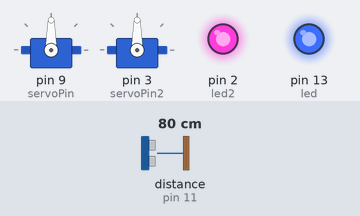
Recording of a sketch running on a simulated Arduino Uno, built with avr-gcc and run on an emulated ATmega328P. On the bench: 2 × servo, output pins drawn as LEDs (lit = HIGH). Wiring (from diagram.json): ultrasonic range finder: trigger pin 12; echo pin 11. The test bench sets the inputs (shaded band); at power-on: distance to the obstacle (sensor on pin 11) 80 cm. The echo pulse lasts 58.3 µs per cm; pins used as bus, display or sensor lines are not drawn.

Above: at 1.2 s.
1.3 s: distance to the obstacle (sensor on pin 11) set to 47 cm
2.8 s: distance to the obstacle (sensor on pin 11) set to 38 cm
At 3.6 s:
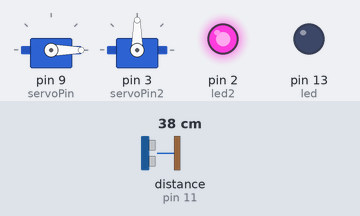
4.3 s: distance to the obstacle (sensor on pin 11) set to 7 cm
5.8 s: distance to the obstacle (sensor on pin 11) set to 4 cm
At 6.9 s:
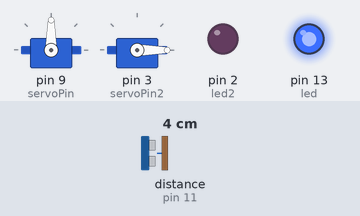
7.3 s: distance to the obstacle (sensor on pin 11) set to 9 cm
At 8.1 s:
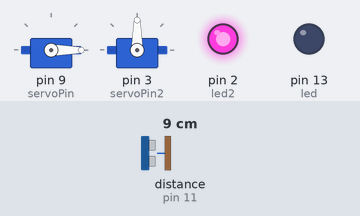
8.8 s: distance to the obstacle (sensor on pin 11) set to 2 cm
At 9.2 s:
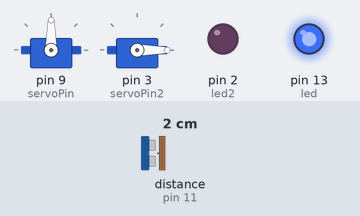
Timing chart, 0 to 11.3 s (numbered marks = the images above; inputs shaded):
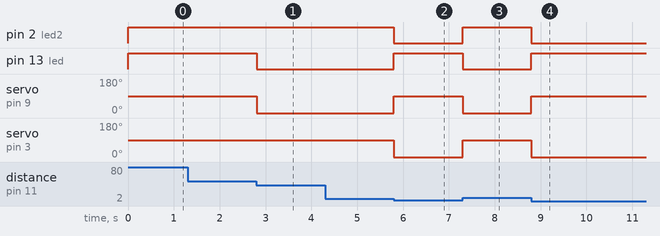

Measured:
- the behaviour switches between 42 and 41 cm on distance to the obstacle (sensor on pin 11) (found by bisection; images 0 and 1)
- the behaviour switches between 6 and 5 cm on distance to the obstacle (sensor on pin 11) (found by bisection; images 1 and 2)
- after the input at 1.3 s, every drawn part: stays the same
- after the input at 2.8 s, pin 13 (led): HIGH → LOW at once; servo on pin 9 (servoPin): 90° → 0° at once
- after the input at 4.3 s, every drawn part: stays the same
- after the input at 5.8 s, pin 2 (led2): HIGH → LOW at once; pin 13 (led): LOW → HIGH at once; servo on pin 9 (servoPin): 0° → 90° at once; servo on pin 3 (servoPin2): 90° → 0° at once
- after the input at 7.3 s, pin 2 (led2): LOW → HIGH at once; pin 13 (led): HIGH → LOW at once; servo on pin 9 (servoPin): 90° → 0° at once; servo on pin 3 (servoPin2): 0° → 90° at once
- after the input at 8.8 s, pin 2 (led2): HIGH → LOW at once; pin 13 (led): LOW → HIGH at once; servo on pin 9 (servoPin): 0° → 90° at once; servo on pin 3 (servoPin2): 90° → 0° at once

The sketch:

sketch.ino
```cpp
#include<Servo.h>
#define servoPin 9
#define servoPin2 3
#define trigger 12
#define echo 11
#define led 13
#define led2 2
int dist = 0;
//Criando o objeto myservo do tipo Servo
Servo myServo;
Servo myServo2;

void setup() {
  Serial.begin(9600);
  myServo.attach(servoPin);
  myServo2.attach(servoPin2);
  pinMode(trigger, OUTPUT);
  pinMode(echo, INPUT);
  pinMode(led, OUTPUT);
  pinMode(led2, OUTPUT);
}
void loop() {
  digitalWrite(trigger, HIGH);
  delayMicroseconds(20);
  digitalWrite(trigger, LOW);

  dist = pulseIn(echo, HIGH);
  dist = dist/58;

  if(dist < 5) {
    myServo.write(90);
    myServo2.write(0);
    digitalWrite(led, HIGH);
    digitalWrite(led2, LOW);
  }else if (dist >= 5 && dist <= 40){
    digitalWrite(led2, HIGH);
    digitalWrite(led, LOW);
    myServo.write(0);
    myServo2.write(90);
  }else{
    digitalWrite(led, HIGH);
    digitalWrite(led2, HIGH);
    myServo.write(90);
    myServo2.write(90);
  }

}
```
